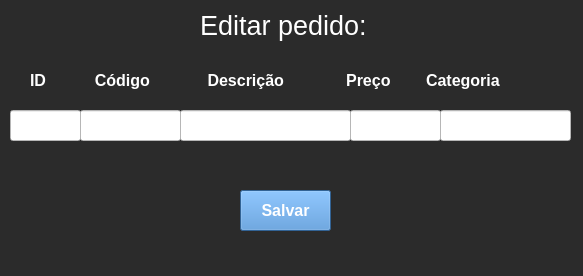
<?xml version="1.0" encoding="UTF-8"?>
<ui version="4.0">
 <class>MainWindow</class>
 <widget class="QMainWindow" name="MainWindow">
  <property name="geometry">
   <rect>
    <x>0</x>
    <y>0</y>
    <width>583</width>
    <height>276</height>
   </rect>
  </property>
  <property name="windowTitle">
   <string>MainWindow</string>
  </property>
  <property name="styleSheet">
   <string notr="true">background-color: rgb(43, 43, 43);
color: rgb(255, 255, 255);</string>
  </property>
  <widget class="QWidget" name="centralwidget">
   <widget class="QLabel" name="label">
    <property name="geometry">
     <rect>
      <x>200</x>
      <y>0</y>
      <width>171</width>
      <height>51</height>
     </rect>
    </property>
    <property name="font">
     <font>
      <pointsize>20</pointsize>
     </font>
    </property>
    <property name="styleSheet">
     <string notr="true">color: rgb(255, 255, 255);</string>
    </property>
    <property name="text">
     <string>Editar pedido:</string>
    </property>
   </widget>
   <widget class="QLabel" name="label_2">
    <property name="geometry">
     <rect>
      <x>30</x>
      <y>70</y>
      <width>541</width>
      <height>21</height>
     </rect>
    </property>
    <property name="font">
     <font>
      <pointsize>12</pointsize>
      <weight>75</weight>
      <bold>true</bold>
     </font>
    </property>
    <property name="text">
     <string>ID           Código             Descrição              Preço        Categoria</string>
    </property>
   </widget>
   <widget class="QLineEdit" name="lineEdit">
    <property name="geometry">
     <rect>
      <x>10</x>
      <y>110</y>
      <width>71</width>
      <height>31</height>
     </rect>
    </property>
    <property name="styleSheet">
     <string notr="true">background-color: rgb(255, 255, 255);
color: rgb(0, 0, 0);</string>
    </property>
   </widget>
   <widget class="QLineEdit" name="lineEdit_2">
    <property name="geometry">
     <rect>
      <x>80</x>
      <y>110</y>
      <width>101</width>
      <height>31</height>
     </rect>
    </property>
    <property name="styleSheet">
     <string notr="true">background-color: rgb(255, 255, 255);
color: rgb(0, 0, 0);</string>
    </property>
   </widget>
   <widget class="QLineEdit" name="lineEdit_3">
    <property name="geometry">
     <rect>
      <x>180</x>
      <y>110</y>
      <width>171</width>
      <height>31</height>
     </rect>
    </property>
    <property name="styleSheet">
     <string notr="true">background-color: rgb(255, 255, 255);
color: rgb(0, 0, 0);</string>
    </property>
   </widget>
   <widget class="QLineEdit" name="lineEdit_4">
    <property name="geometry">
     <rect>
      <x>350</x>
      <y>110</y>
      <width>91</width>
      <height>31</height>
     </rect>
    </property>
    <property name="styleSheet">
     <string notr="true">background-color: rgb(255, 255, 255);
color: rgb(0, 0, 0);</string>
    </property>
   </widget>
   <widget class="QLineEdit" name="lineEdit_5">
    <property name="geometry">
     <rect>
      <x>440</x>
      <y>110</y>
      <width>131</width>
      <height>31</height>
     </rect>
    </property>
    <property name="styleSheet">
     <string notr="true">background-color: rgb(255, 255, 255);
color: rgb(0, 0, 0);</string>
    </property>
   </widget>
   <widget class="QPushButton" name="pushButton">
    <property name="geometry">
     <rect>
      <x>240</x>
      <y>190</y>
      <width>91</width>
      <height>41</height>
     </rect>
    </property>
    <property name="font">
     <font>
      <pointsize>12</pointsize>
      <weight>75</weight>
      <bold>true</bold>
     </font>
    </property>
    <property name="styleSheet">
     <string notr="true">background-color: rgb(70, 139, 209);</string>
    </property>
    <property name="text">
     <string>Salvar</string>
    </property>
   </widget>
  </widget>
  <widget class="QMenuBar" name="menubar">
   <property name="geometry">
    <rect>
     <x>0</x>
     <y>0</y>
     <width>583</width>
     <height>21</height>
    </rect>
   </property>
  </widget>
  <widget class="QStatusBar" name="statusbar"/>
 </widget>
 <resources/>
 <connections/>
</ui>
